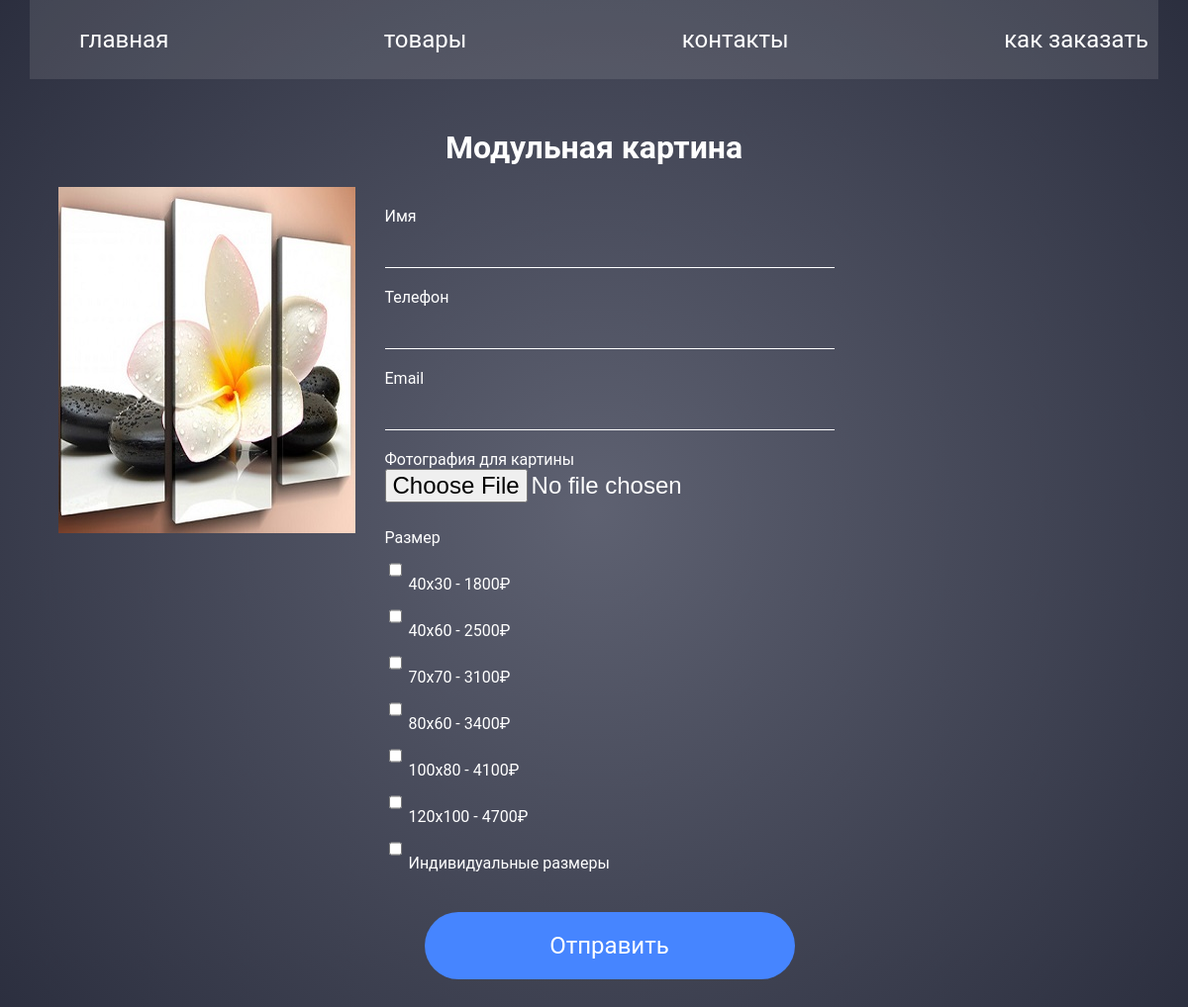
Page /product/3/ on the committed database.
### goods/models.py (models this page shows, shortened)
class Cards(models.Model):
    slug = models.SlugField(max_length=255, unique=True, blank=True, null=True)
    card_name = models.CharField(max_length=50)
    card_photo = models.ImageField(upload_to='cards/images/', default='default.jpg')
    description = models.TextField(blank=True, null=True)
    time_created = models.DateTimeField(auto_now_add=True, null=True)
    is_published = models.BooleanField(default=True)
    class Meta:
        verbose_name = 'Товар'
        verbose_name_plural = 'Товары'

### goods/views.py (the view)
# urls.py: path('product/<str:pk>/', views.product, name='product'),
def product(request, pk):
    card_name = Cards.objects.get(id=pk)
    order_form = OrderForm()
    if request.method == 'POST':
        form = OrderForm(request.POST, request.FILES)
        if form.is_valid():
            form.save()
    return render(request, 'goods/product.html', {'card_name': card_name, 'order_form': order_form})

### goods/forms.py
class OrderForm(ModelForm):
    class Meta:
        model = Order
        fields = ['order_fio', 'order_phone', 'order_email', 'order_photo', 'size']
        widgets = {
            'size': forms.CheckboxSelectMultiple(),
        }

### goods/models.py (called while the page is built)
    def __str__(self):
        return self.picture_size

### goods/templates/goods/product.html (shortened to what this page needs)
 {% extends 'goods/base.html' %}
{% load static %}
{% block content %}
<div class="content">
    <h1>{{ card_name.card_name }}</h1>
    <div class="form_item">
        <div class="images">
            <div class="img_big">
                <img src="{{ card_name.card_photo.url }}" alt="">
            </div>
        </div>
        <div class="form_order">
            <form method="post" enctype="multipart/form-data">
                {% for field in order_form %}
                    <label for="">{{ field.label }}</label>
                    {{ field }}
                {% endfor %}
                <button class='fm_btn' type="submit">Отправить</button>
            </form>
        </div>
    </div>
</div>
{% endblock %}

### goods/static/css/style.css (style rules this page uses)
body { font-family: 'Roboto', sans-serif; margin: 0; padding: 0; background: radial-gradient(circle closest-corner, rgba(255, 255, 255, 0.2) 0%, rgba(0, 0, 0, 0.2) 100%), #363A4E; }
.content { max-width: 95%; margin: 0 auto; }
h1 { color: #FFF; text-align: center; }
button { background: #4685FF; border: none; border-radius: 45px; padding: 20px 45px; cursor: pointer; }
button::before { content: ''; position: absolute; box-shadow: 0 1px 3px rgba(0, 0, 0, 0.2); }
form { display: grid; }
.form_order { padding-left: 30px; }
label { color: #fff; padding-top: 20px; }
input { background: transparent; height: 40px; border: none; border-bottom: 1px solid #FFF; font-size: 24px; color: #FFF; }
input::placeholder { font-size: 24px; color: grey; }
#id_order_photo { border-bottom: none; }
.fm_btn { margin: 40px; color: #FFF; font-family: 'Roboto', sans-serif; font-size: 24px; }
.form_item { display: flex; }

### rows in the picture
Cards: card_name "Модульная картина", card_photo (picture)

### other values in the picture
{{ field.label }} "Имя" "Телефон" "Email" "Фотография для картины" "Размер"
